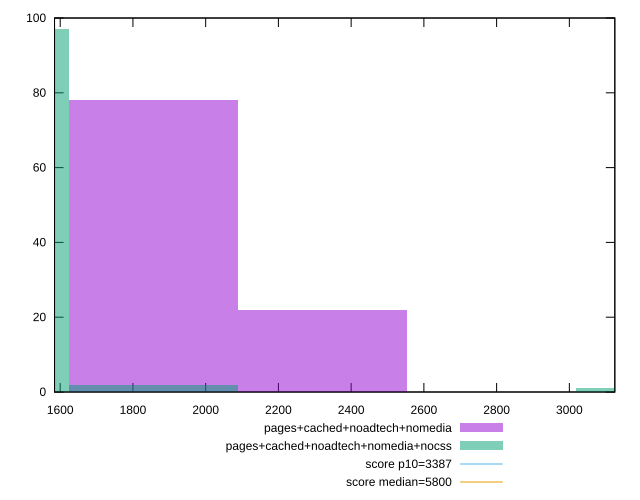

The gnuplot source for this figure:
reset

$pagesCachedNoadtechNomedia <<EOF
2321.0415766512824 22
1856.833261321026 78
EOF

$pagesCachedNoadtechNomediaNocss <<EOF
3249.4582073117954 1
1392.6249459907694 97
1856.833261321026 2
EOF

set key outside below
set boxwidth 464.2083153302565
set xrange [1584.4194:3125.0302718872085]
set yrange [0:100]
set trange [0:100]
set style fill transparent solid 0.5 noborder

set parametric
set terminal svg size 640, 500 enhanced background rgb 'white'
set output "report_00018_2021-02-10T15-25-16.877Z/speed-index/comparison/histogram/3_vs_4.svg"

plot $pagesCachedNoadtechNomedia title "pages+cached+noadtech+nomedia" with boxes, \
     $pagesCachedNoadtechNomediaNocss title "pages+cached+noadtech+nomedia+nocss" with boxes, \
     3387,t title "score p10=3387", \
     5800,t title "score median=5800"

reset
